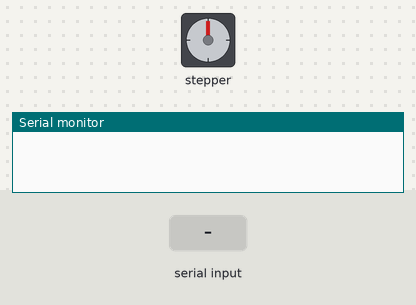
The sketch below on a simulated Arduino Uno, built with avr-gcc and run on an emulated ATmega328P. Parts: stepper motor, the last lines printed to the serial monitor. The inputs (shaded band) are chosen by the test bench. Stepper angles assume 200 steps per turn.

Above: at 1.2 s.
1.3 s: "90,45\n" received over Serial
At 2.4 s:
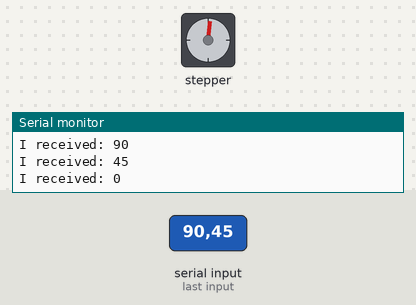
2.8 s: "30,150\n" received over Serial
At 3.5 s:
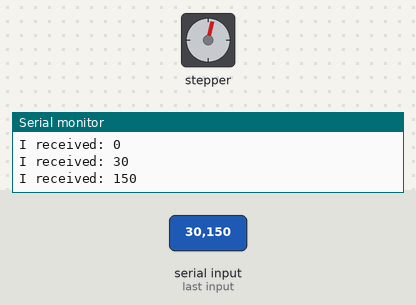
4.3 s: "90,45\n" received over Serial
At 4.7 s:
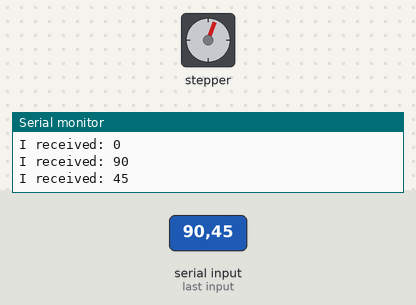
Timing chart, 0 to 7.3 s (numbered marks = the images above; inputs shaded):
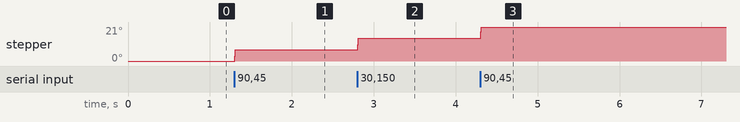

The sketch:

live-web-2.ino
```cpp
/*
  Stepper Motor Control - speed control

  This program drives a unipolar or bipolar stepper motor.
  The motor is attached to digital pins 8 - 11 of the Arduino.
  A potentiometer is connected to analog input 0.

  The motor will rotate in a clockwise direction. The higher the potentiometer value,
  the faster the motor speed. Because setSpeed() sets the delay between steps,
  you may notice the motor is less responsive to changes in the sensor value at
  low speeds.

  Created 30 Nov. 2009
  Modified 28 Oct 2010
  by Tom Igoe

*/

#include <Stepper.h>
int incomingByte = 0;   // for incoming serial data


const int stepsPerRevolution = 200;  // change this to fit the number of steps per revolution
// for your motor


// initialize the stepper library on pins 8 through 11:
Stepper myStepper(stepsPerRevolution, 8, 9, 10, 11);

int stepCount = 0;  // number of steps the motor has taken

void setup() {
  // nothing to do inside the setup
  Serial.begin(9600);

}

void loop() {
  // read the sensor value:
//  int sensorValue = analogRead(A0);
  if (Serial.available() > 0) {
    // read the incoming byte:
//    incomingByte = Serial.read();
    incomingByte = Serial.parseInt();

    // say what you got:
    Serial.print("I received: ");
    Serial.println(incomingByte, DEC);
  }

  // map it to a range from 0 to 100:
  if(incomingByte > 19){
    incomingByte = 19;
    }
  int motorSpeed = map(incomingByte, 0, 20, 0, 100);
  //  int motorSpeed = 60;
  // set the motor speed:
  if (motorSpeed > 0) {
    myStepper.setSpeed(motorSpeed);
    // step 1/100 of a revolution:
    myStepper.step(stepsPerRevolution / 100);
  }
  delay(1);        // delay in between reads for stability

}
```

Measured:
- after the input at 1.3 s, stepper: goes 3° 0.01 s, then 7°, starting at once
- after the input at 2.8 s, stepper: goes 10° 0.01 s, then 14°, starting at once
- after the input at 4.3 s, stepper: goes 18° 0.01 s, then 21°, starting at once
